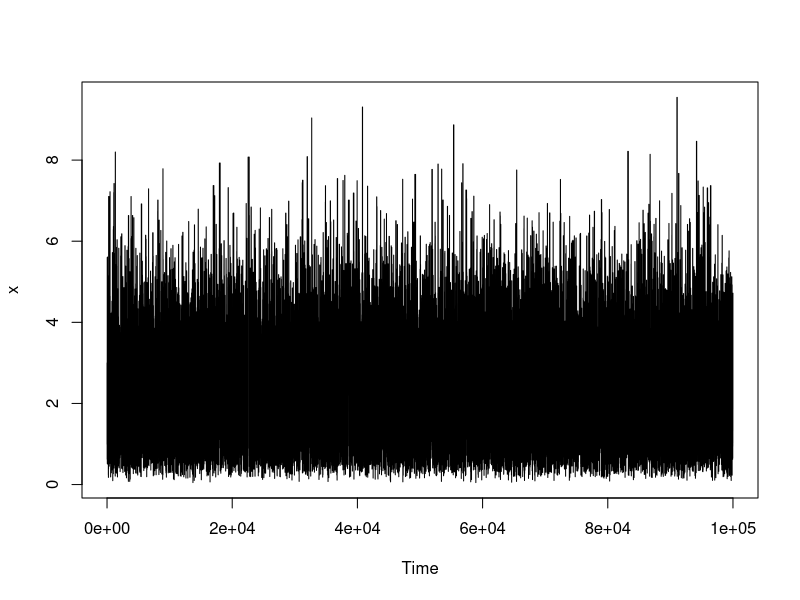
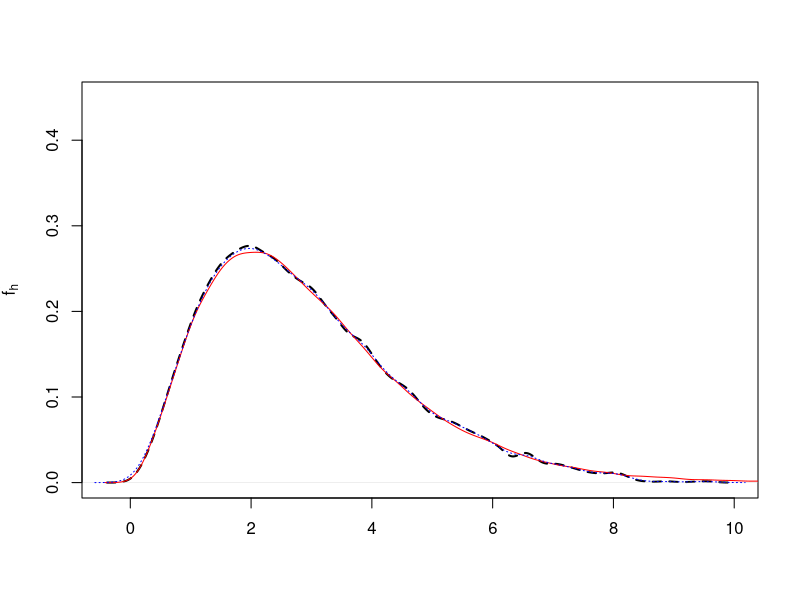

These charts were generated, in order, by the following R code: (Note: a time limit stopped this script after it produced the figures.)
## Motivator for bump-killing
# target: Gamma(3, 1)
# proposal: N(x, 100)

# h <- 0.5
## generate one sample
fact <- 1/sqrt(2*pi)

expo <- function(x) exp(-(x^2)/2)*fact

n <- 1e5

one_sample <- function(len = 1e5)
{
  x <- rep(3, len)
  for (i in 2:len)
  {
    y <- rgamma(1, 3, 1.7)
    if(runif(1) < dgamma(y, 3, 1)*dgamma(x[i-1], 3, 1.7)/
       dgamma(x[i-1], 3, 1)/dgamma(y, 3, 1.7))
    {
      x[i] <- y
    }else{
      x[i] <- x[i-1]
    }
  }
  return(x)
}

x <- one_sample()
pdf("bk_trace_motivator.pdf", width = 7, height = 7)
ts.plot(x)
dev.off()
pdf("bk_density_plots_motivator.pdf", height = 7, width =7)
plot(density(x), ylab = expression(hat(f[h])), xlab = "",
     main = "", lty = 2, ylim = c(0, 0.45), lwd = 2)
lines(density(rgamma(1e5, 3, 1)), col = "red")
h_iid <- density(x)$bw
A.hat <- function(x)
{
  n<-length(x)
  T <- numeric(n)
  for(i in 1:n)
  {
    j <- i
    while(x[i] == x[j] && j <= n)
    {
      T[i] <- T[i] + 1
      j <- j + 1
    }
  }
  
  return(sum(2*T - 1)/n)
}
A <- A.hat(x)
h_mh <- A^(1/5)*h_iid
lines(density(x, bw = h_mh), col = "blue", lty = 3)

Tis <- function(x)
{
  n<-length(x)
  T <- numeric(n)
  for(i in 1:n)
  {
    j <- i
    while(x[i] == x[j] && j <= n)
    {
      T[i] <- T[i] + 1
      j <- j + 1
    }
  }
  
  return(2*T-1)
}

A_bk <- Tis(x)
h.bk <-  A_bk^(1/5)*h_iid
M <- 1e3

grid <- seq(from = 0, to = 12, length.out = M)
vals <- numeric(length = M)

for(i in 1:M)
{
  print(i)
  u <- grid[i]
  sum <- 0
  for(j in 1:n)
  {
    sum <- sum + expo((x[j] - u)/h.bk[j])/h.bk[j]
  }
  vals[i] <- sum/n
}

lines(grid, vals, type = "l", col = "green", lty = 4)

legend("topright", legend = c("true density", "KDE(h_iid)",
                              "KDE(h_mh)", "KDE(h_bk)"),
       lty = c(1,2,3,4), col = c("red", "black", "blue", "green"),
       cex = 0.8, lwd = c(1,2,1,2))


dev.off()
